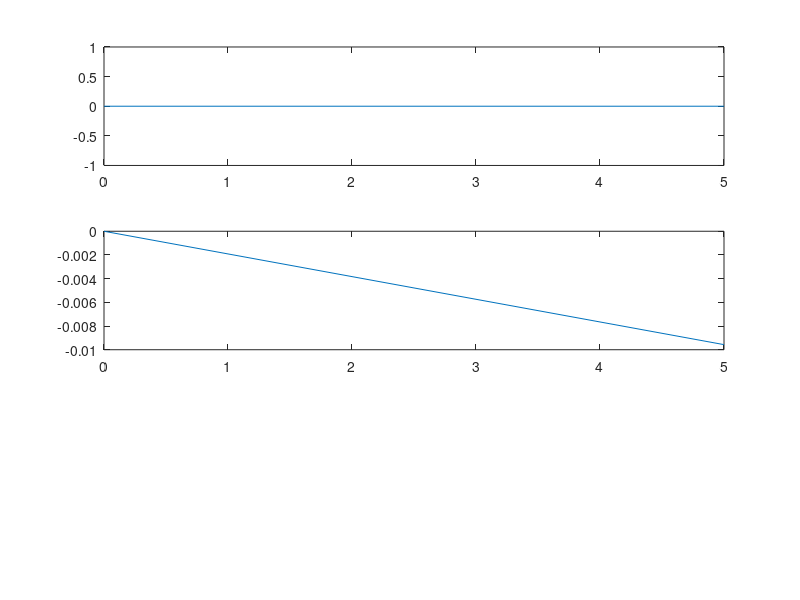

Here is the MATLAB script that generated this plot:
% Solves the IVP y_dot= -100*y + sin(t) and y(0)=0
% yExactis the analytical solution
% yFEis the solution obtained with Forward Euler
% yBEis the solution obtained with Backward Euler
%
% Input: the integration step-size
h = input('Input step size h:');
tend = 8;
tm=0:h:tend;
yExact= 1/10001*(100*sin(tm)-cos(tm)+exp(-100*tm));
yFE= zeros(size(tm'));
yBE= zeros(size(tm'));
for i=2:1:length(yFE)
yFE(i) = yFE(i-1)*(1-100*h) + h*sin(tm(i-1));
end
dummyINV= 1/(1+100*h);
for i=2:1:length(yBE)
yBE(i) = yBE(i-1)*dummyINV+ h*dummyINV*sin(tm(i));
end

figure
subplot(3,1,1)
plot(tm,yFE)
subplot(3,1,2)
plot(tm,yBE)